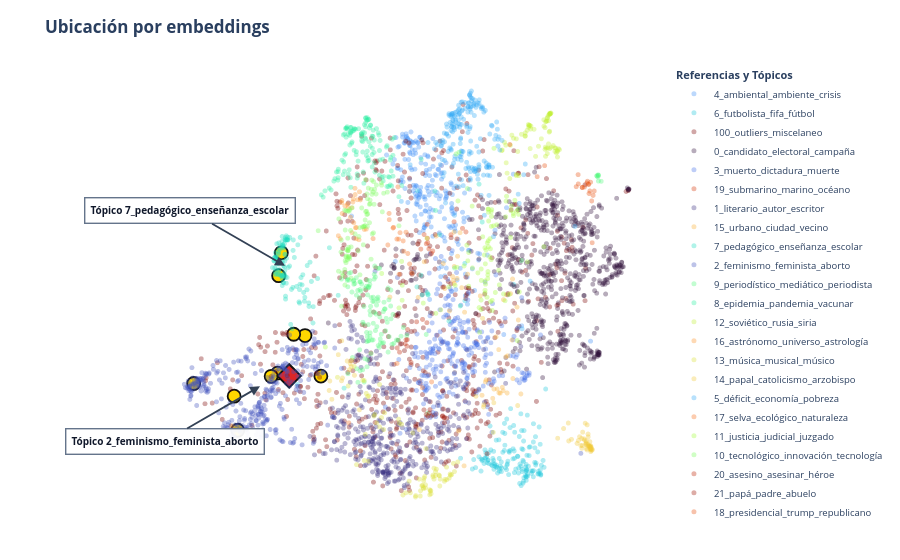
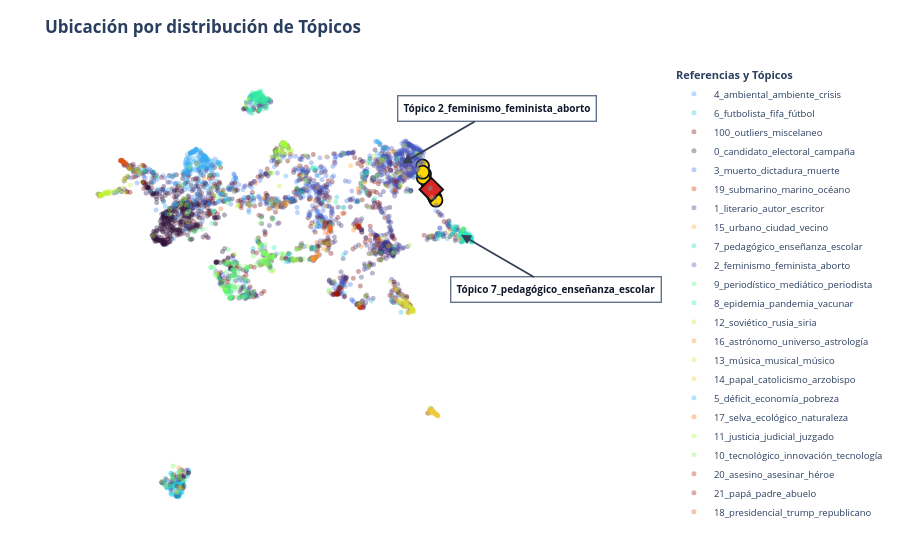

The notebook cell saved with these charts, in order:
### Code cell
paleta_turbo = px.colors.sample_colorscale(
    "turbo", [i / max(1, len(all_topics) - 1) for i in range(len(all_topics))]
)
mapa_colores = {
    topic_words_dict[t]: paleta_turbo[i] for i, t in enumerate(all_topics)
}

for x_col, y_col, titulo, archivo_out in [
    (
        "emb_x",
        "emb_y",
        (
            f"<b>Ubicación por embeddings"

        ),
        "recomendador_mapa_embeddings.png",
    ),
    (
        "umap_tem_x",
        "umap_tem_y",
        (
            f"<b>Ubicación por distribución de Tópicos"
        ),
        "recomendador_mapa_tematico.png",
    ),
]:
  df_resto = df_plot[~df_plot["doc_id"].isin([TARGET_ID] + top10_ids)]
  df_rec = df_plot.set_index("doc_id").loc[top10_ids].reset_index()
  df_target = df_plot[df_plot["doc_id"] == TARGET_ID]

  fig = px.scatter(
      df_resto,
      x=x_col,
      y=y_col,
      color="topic_label",
      color_discrete_map=mapa_colores,
  )
  fig.update_traces(marker=dict(size=5, opacity=0.35))

  # Top 10 recomendados
  fig.add_trace(
      go.Scatter(
          x=df_rec[x_col],
          y=df_rec[y_col],
          mode="markers",
          name="Top 10 Recomendados",
          marker=dict(
              symbol="circle",
              size=13,
              color="#FFD700",
              opacity=1.0,
              line=dict(width=1.8, color="#111111"),
          ),
      )
  )

  # Artículo consultado
  fig.add_trace(
      go.Scatter(
          x=df_target[x_col],
          y=df_target[y_col],
          mode="markers",
          name="Artículo Consultado",
          marker=dict(
              symbol="diamond",
              size=18,
              color="#DC2626",
              opacity=1.0,
              line=dict(width=2, color="#111111"),
          ),
      )
  )

  # Centro (mediana) de los tópicos 02 y 07 (sin incluir el 100)
  zonas_anotar = []
  for t_id in [2, 7]:
    sub_zona = df_plot[df_plot["topic"] == t_id]
    zx = sub_zona[x_col].median()
    zy = sub_zona[y_col].median()
    etiqueta = f"<b>Tópico {topic_words_dict[t_id]}</b>"
    zonas_anotar.append((zx, zy, etiqueta))

  # Ordenar de arriba hacia abajo según Y para que no se crucen las flechas
  zonas_anotar.sort(key=lambda z: z[1], reverse=True)

  centro_x = df_plot[x_col].mean()
  signo_x = -1 if df_rec[x_col].mean() < centro_x else 1
  offsets_y = [-55, 55]

  for (zx, zy, txt), ay_val in zip(zonas_anotar, offsets_y):
    fig.add_annotation(
        x=zx,
        y=zy,
        text=txt,
        showarrow=True,
        arrowhead=2,
        arrowsize=1.1,
        arrowwidth=1.8,
        arrowcolor="#334155",
        ax=signo_x * 95,
        ay=ay_val,
        font=dict(size=10, color="#0F172A"),
        bgcolor="rgba(255, 255, 255, 0.94)",
        bordercolor="#64748B",
        borderwidth=1.4,
        borderpad=5,
    )

  fig.update_layout(
      title=titulo,
      plot_bgcolor="#FFFFFF",
      paper_bgcolor="#FFFFFF",
      xaxis=dict(showgrid=False, zeroline=False, showticklabels=False, title=""),
      yaxis=dict(showgrid=False, zeroline=False, showticklabels=False, title=""),
      legend=dict(title="<b>Referencias y Tópicos</b>", font=dict(size=9.5)),
      margin=dict(t=65, b=35, l=65, r=20),
  )

  fig.write_image(
      str(FIGURAS_DIR / archivo_out),
      width=1200,
      height=680,
      scale=2,
  )
  fig.show()
